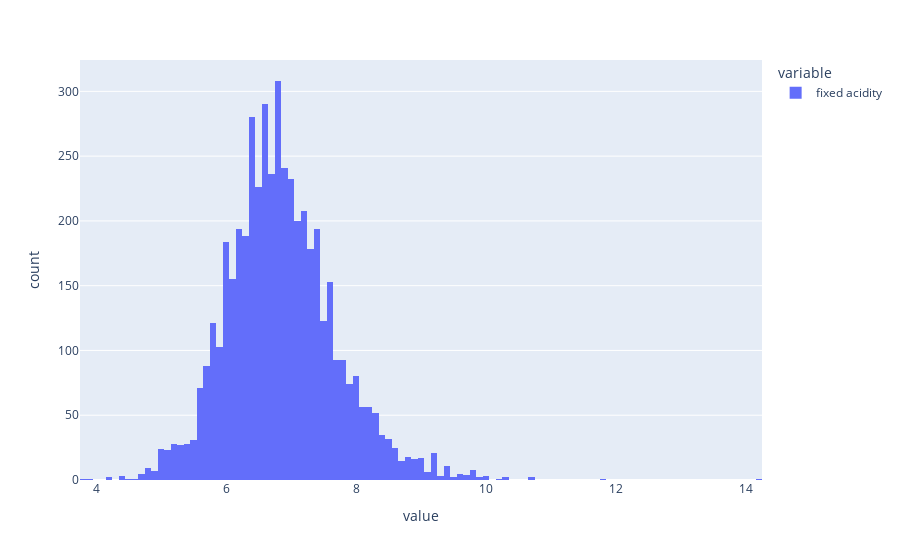

Source (notebook cell):
### Markdown cell above
Podemos observar que a maioria dos vinhos possui uma quantidade de acidez fixa em torno de 6.8. Essa tendência é confirmada pelo pico no histograma abaixo.

### Code cell
# Criação do grafico histograma para a variável 'fixed acidity'
hist_acid_f = px.histogram(x["fixed acidity"])
hist_acid_f.show()

### Figure 1 — Plotly figure (JSON) as saved in the notebook; plotly's stock layout.template omitted (floating-point values rounded to 4 significant figures; data arrays with more than 128 entries replaced by an {"elided": "..."} marker saying what was removed)
{"data": [{"alignmentgroup": "True", "bingroup": "x", "hovertemplate": "variable=fixed acidity<br>value=%{x}<br>count=%{y}<extra></extra>", "legendgroup": "fixed acidity", "marker": {"color": "#636efa", "pattern": {"shape": ""}}, "name": "fixed acidity", "offsetgroup": "fixed acidity", "orientation": "v", "showlegend": true, "type": "histogram", "x": {"elided": "4898 float values"}, "xaxis": "x", "yaxis": "y"}], "layout": {"barmode": "relative", "legend": {"title": {"text": "variable"}, "tracegroupgap": 0}, "margin": {"t": 60}, "xaxis": {"anchor": "y", "domain": [0, 1], "title": {"text": "value"}}, "yaxis": {"anchor": "x", "domain": [0, 1], "title": {"text": "count"}}}}
